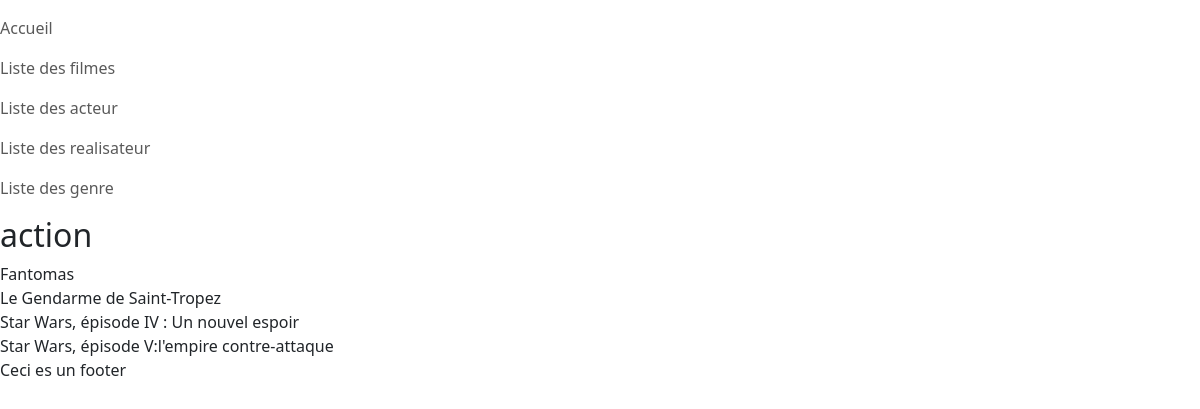
Screenshot of /index.php?action=listeFilmsDuGenre&id=4 with the database file from the repository.
### tables this page shows
CREATE TABLE `genre` (
  `id_genre` int(11) NOT NULL,
  `wording` varchar(50) DEFAULT NULL
);

CREATE TABLE `film` (
  `id_film` int(11) NOT NULL,
  `title` varchar(50) DEFAULT NULL,
  `france_release_date` date DEFAULT NULL,
  `length_in_minute` int(11) NOT NULL,
  `synopsis` text DEFAULT NULL,
  `poster_link` varchar(255) DEFAULT NULL,
  `rating` int(11) DEFAULT NULL,
  `id_director` int(11) NOT NULL
);

### controleurs/GenreController.php (called while the page is built, shortened)
<?php
require_once "bdd/DAO.php";
class GenreController
{
    public function listeFilmsDuGenre($id)
    {
        $dao = new DAO;
        $sql = "SELECT id_genre, wording FROM `genre` WHERE id_genre =:id; ";
        $param =[ "id" => $id];
        $genre= $dao->executerRequete($sql, $param);
        $sql = "SELECT f.title
            FROM clasification c
            JOIN film f
            ON f.id_film  = c.id_film
            WHERE c.id_genre =:id;";
        $films=$dao->executerRequete($sql, $param);
        require_once"views/genre/listeFilmsDuGenre.php";
    }
}
?>

### bdd/DAO.php (called while the page is built, shortened)
 <?php class DAO
 {
    private $bdd;
    public function __construct()
    {
        $this->bdd = new PDO('mysql:host=localhost;dbname=cinema;charset=utf8', 'root', '');}
    public function executerRequete($sql, $params = NULL){
        if ($params == NULL)
        {
        $resultat = $this->bdd->query($sql);
        }
        else
        {
            $resultat = $this->bdd->prepare($sql);
            $resultat->execute($params);
        }
            return $resultat;
    }
}

### views/genre/listeFilmsDuGenre.php (the view, shortened to what this page needs)
<?php
    if (isset($genre)&&$genre!=null&&$genre->rowCount() > 0)
    {
        if ($detail = $genre->fetch())
        {
            $title= $detail["wording"];
        }
    }else {
        echo "ereur base de donné";
    }
?>
<h2><?=$title?></h2>
<?php
if (isset($films)&&$films!=null && $films->rowCount() > 0) {
    while ($film = $films->fetch())
   {
        echo $film["title"];
        echo "<br>";
    }
}else {
    echo "pas de film de ce genre dans la base de donné";
}
require_once "./views/template.php";
?>

### rows the page displays
genre: wording "action"
film: title "Fantomas"
film: title "Le Gendarme de Saint-Tropez"
film: title "Star Wars, épisode IV : Un nouvel espoir"
film: title "Star Wars, épisode V:l'empire contre-attaque"
